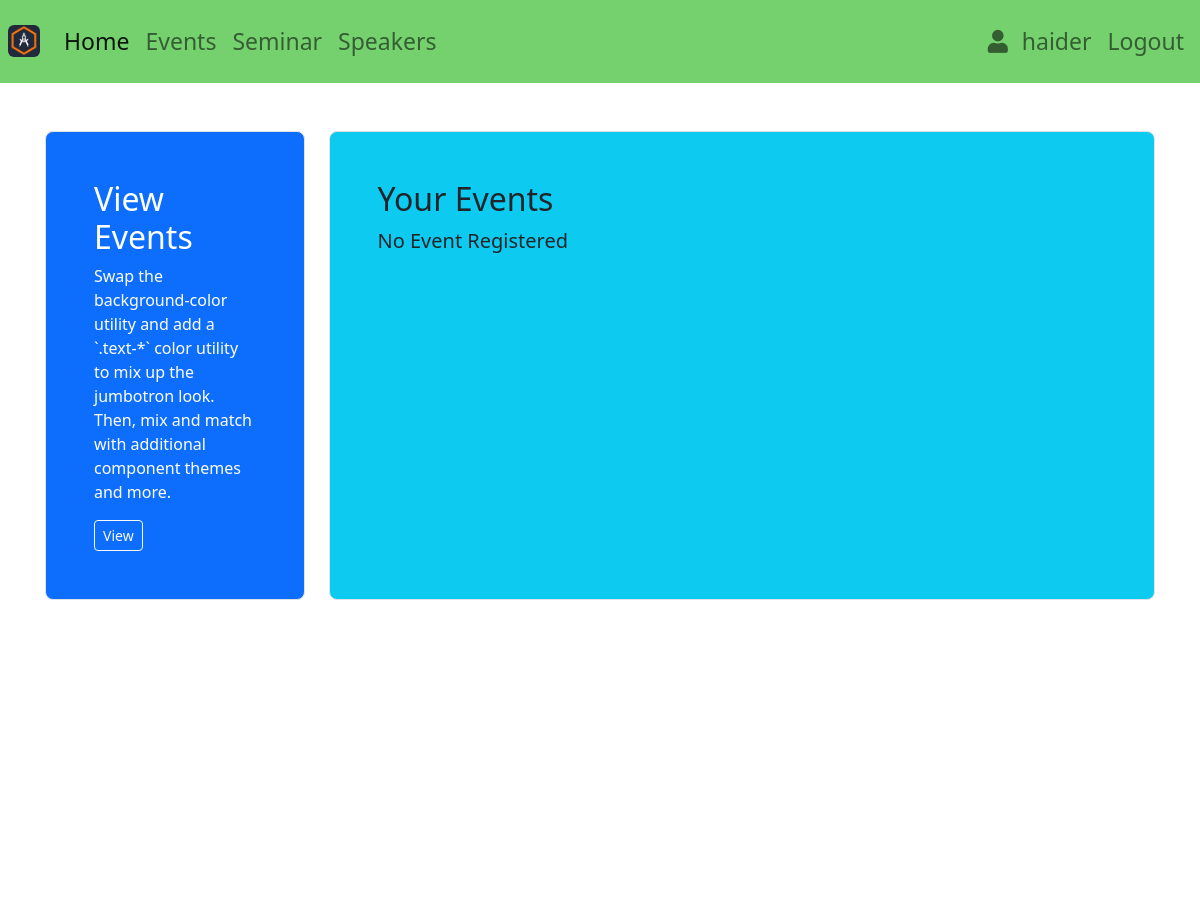
Before: /dashboard (signed in, upper part) with the older database file.
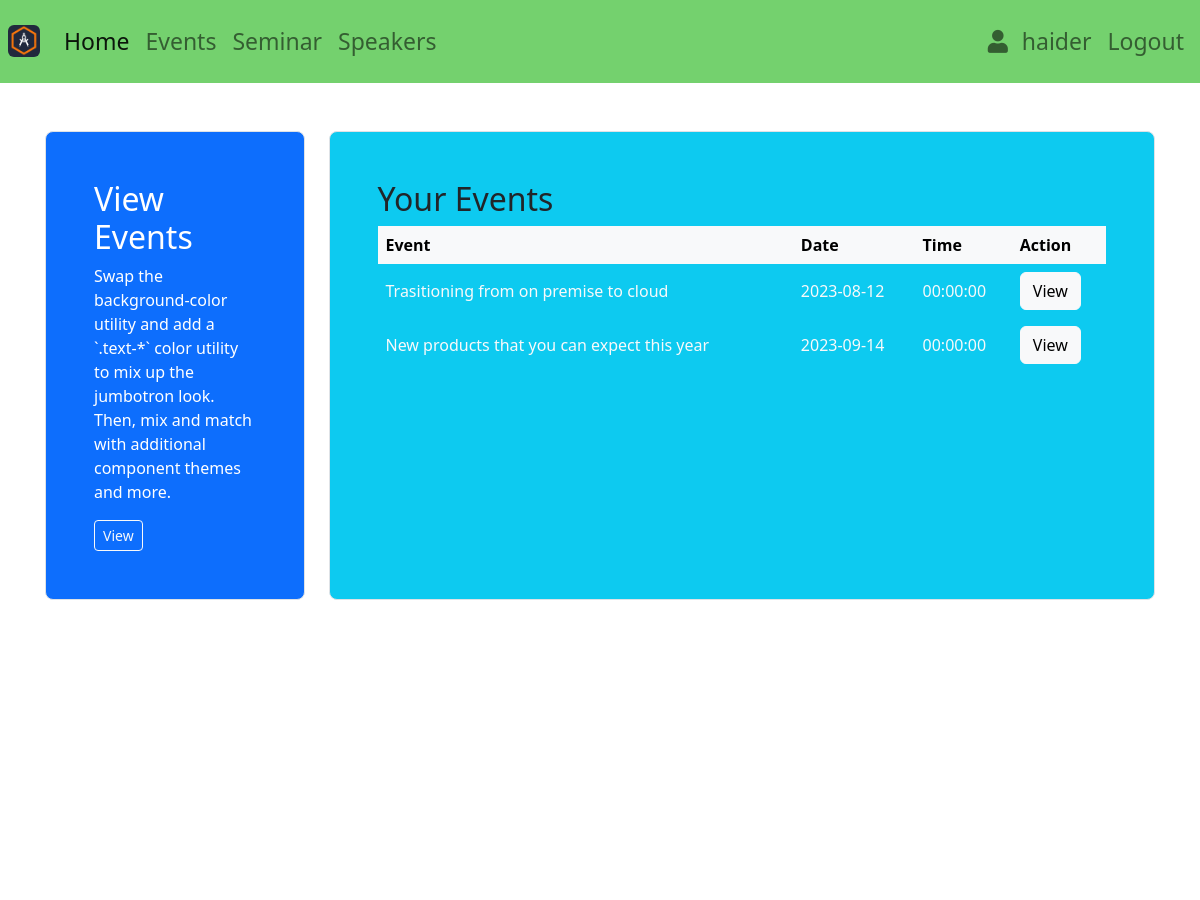
After: the same page with the newer database file.
### database.py (models this page shows, shortened)
class Event(Base):
    __tablename__ = 'events'
    id = Column(Integer, primary_key=True)
    user_id = Column(Integer, ForeignKey('users.id'))
    organization = Column(String(64), nullable=False)
    name = Column(String(64), nullable=False)
    description = Column(String(255), nullable=False)
    date= Column(DateTime, nullable=False)
    time= Column(DateTime, nullable=False)
    location = Column(String(64), nullable=False)
    days = Column(Integer, nullable=False)
    avatar=Column(String(255), nullable=False)
    fee = Column(Float, nullable=False, default=0.0)
    created_at = Column(DateTime, default=datetime.now)
    updated_at = Column(DateTime, default=datetime.now, onupdate=datetime.now)
    class Meta:
        ordering = ('-created_at',)
        verbose_name = 'Event'
        verbose_name_plural = 'Events'

### app.py (the view)
@app.route('/dashboard')
def dashboard():
    if session.get('isauth'):
        user_id = session.get('user_id')
        db = opendb()
        attendees = db.query(Attendee).filter_by(user_id=user_id).all()
        print(attendees)
        my_events = []
        for attendee in attendees:
            print('--------------')
            print(attendee)
            event = db.query(Event).filter_by(id=attendee.event).first()
            my_events.append(event)
        return render_template('dashboard.html', my_events=my_events)
    else:
        return redirect(url_for('index'))

### database.py (called while the page is built)
def opendb():
    engine = create_engine(DB_URL)
    Base.metadata.create_all(engine)
    session_factory = sessionmaker(bind=engine)
    Session = scoped_session(session_factory)
    return Session()

    def __repr__(self):
        return f'<Attendee {self.user_id}>'

    def __str__(self):
        return str(self.user_id)

### templates/dashboard.html (shortened to what this page needs)
{% extends 'base.html' %}
{% block content %}
{% if session.isadmin %}
<div class="container">
    <div class="row align-items-md-stretch my-5">
        <div class="col-md-4">
            <div
            class="h-100 p-5 text-white bg-dark border rounded-3">
            <h2>Events</h2>
            <p>Swap the background-color utility and add a `.text-*` color utility to mix up the jumbotron look. Then,
                mix and match with additional component themes and more.</p>
                <button type="button" class="btn btn-primary btn-lg" data-bs-toggle="modal" data-bs-target="#eventModal">
                    create new event
                </button>
            </div>
        </div>
        <div class="col-md-4">
            <div
            class="h-100 p-5 bg-dark text-white border rounded-3">
            <h2>Seminar</h2>
            <p>Or, keep it light and add a border for some added definition to the boundaries of your content. Be sure
                to look under the hood at the source HTML here as we've adjusted the alignment and sizing of both
                column's content for equal-height.</p>
                <button type="button" class="btn btn-primary btn-lg" data-bs-toggle="modal" data-bs-target="#seminarModal">
                    create new seminar
                </button>
            </div>
        </div>
        <div class="col-md-4">
            <div
            class="h-100 p-5 bg-dark text-white border rounded-3">
            <h2>Speaker</h2>
            <p>Or, keep it light and add a border for some added definition to the boundaries of your content. Be sure
                to look under the hood at the source HTML here as we've adjusted the alignment and sizing of both
                column's content for equal-height.</p>
                <button type="button" class="btn btn-primary btn-lg" data-bs-toggle="modal" data-bs-target="#speakerprofilesModal">
                    create new speaker
                </button>
            </div>
        </div>
    </div>
</div>
{% else %}
<div class="container">
    <div class="row align-items-md-stretch my-5">
        <div class="col-md-3">
            <div
            class="h-100 p-5 text-white bg-primary border rounded-3">
            <h2>View Events</h2>
            <p>Swap the background-color utility and add a `.text-*` color utility to mix up the jumbotron look. Then,
                mix and match with additional component themes and more.</p>
                <a class="btn btn-outline-light btn-sm" href="/events">View</a>
            </div>
        </div>
        <div class="col-md-9">
            <div
            class="h-100 p-5 bg-info border rounded-3">
            <h2>Your Events</h2>
            {% if my_events %}
            <div class="table-responsive">
                <table class="table
                table-hover	text-light
                table-borderless
                align-middle">
                <thead class="table-light">
                    <tr>
                        <th>Event</th>
                        <th>Date</th>
                        <th>Time</th>
                        <th>Action</th>
                    </tr>
                </thead>
                <tbody class="table-group-divider">
                    {% for e in my_events %}
                    <tr class="" >
                        <td scope="row">{{e.name}}</td>
                        <td>{{e.date.date()}}</td>
                        <td>{{e.date.time()}}</td>
                        <td>
                            <a href="/event/detail/{{e.id}}" class="btn btn-light">View</a>
                        </td>
                    </tr>
                    {% endfor %}
                </tbody>
            </table>
        </div>
        {% else %}
        <p class="lead">
            No Event Registered
        </p>
        {% endif %}
    </div>
</div>
</div>
</div>
{% endif %}
{% endblock %}

### templates/base.html (shortened to what this page needs)
<!doctype html>
<html lang="en">
<head>
    <link href="https://cdn.jsdelivr.net/npm/bootstrap@5.2.1/dist/css/bootstrap.min.css" rel="stylesheet"
>
    <link rel="stylesheet" href="https://cdnjs.cloudflare.com/ajax/libs/font-awesome/5.15.4/css/all.min.css">
</head>
<body>
    <header>
        {% include 'navbar.html' %}
    </header>
    <main>
        {% block content %}{% endblock %}
    </main>
        {% include 'footer.html' %}
</body>

### templates/navbar.html (shortened to what this page needs)
<nav class="navbar navbar-expand-sm navbar-light" style="background-color: #74d16e; ">
    <div class="container-fluid p-2" style="font-size: 23px ;" >
        <a class="navbar-brand" >
            <img src="/static/uploads/logo_v2.png" class="img-fluid rounded" width="32" alt="">
        </a>
        <div class="collapse navbar-collapse" id="collapsibleNavId">
            <ul class="navbar-nav me-auto mt-2 mt-lg-0">
                <li class="nav-item" >
                    <a class="nav-link active" href="/home" aria-current="page">Home </a>
                </li>
                <li class="nav-item">
                    <a class="nav-link" href="/events">Events</a>
                </li>
                <li class="nav-item">
                    <a class="nav-link" href="/seminar">Seminar</a>
                </li>
                <li class="nav-item">
                    <a class="nav-link" href="/speaker/profiles">Speakers</a>
                </li>
            </ul>
            <ul class="navbar-nav">
                {% if session.isauth %}
                <li class="nav-item">
                    <a class="nav-link " href="/profile">
                        <i class="fas fa-user px-2"></i>
                        {{session.user_name}}
                    </a>
                </li>
                <li class="nav-item">
                    <a class="nav-link" href="/logout">Logout</a>
                </li>
                {% endif %}
            </ul>
        </div>
    </div>
</nav>

### templates/footer.html (shortened to what this page needs)
<body>
</body>

### templates/base.html (style rules this page uses)
main { min-height: 100vh; }

### templates/footer.html (style rules this page uses)
.container { max-width: 1140px; margin: 0 auto; padding: 0 15px; }
.row { display: flex; flex-wrap: wrap; }

Changed rows visible on the page:
added Event: name "Trasitioning from on premise to cloud", date "2023-08-12", date.time "00:00:00"
added Event: name "New products that you can expect this year", date "2023-09-14", date.time "00:00:00"
Other visible differences:
text no longer shown: "No Event Registered"
text now shown: "Event Date Time Action"
